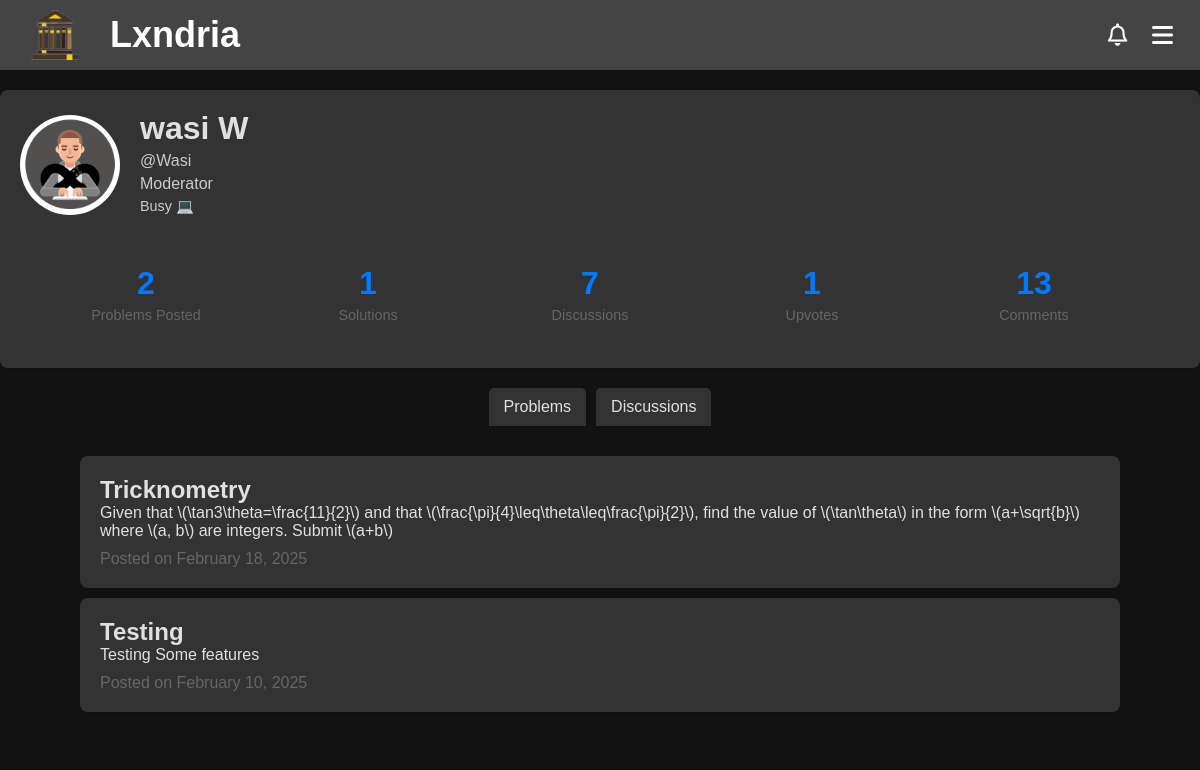
The page /account/Wasi (signed in) on the database its author committed.
### app/models.py (models this page shows, shortened)
class Profile(db.Model):
    __tablename__ = "profile"
    __table_args__ = {"extend_existing": True}
    username = db.Column(db.String(80), db.ForeignKey('user.username'), primary_key=True)  # Primary + Foreign Key
    user = db.relationship('User', backref=db.backref('profile', uselist=False, cascade="all, delete-orphan"))
    profile_pic = db.Column(db.String(255), default="/images/default-profile.jpg")
    bio = db.Column(db.Text, default="This user has not set a bio yet.")
    upvotes = db.Column(db.Integer, default=0)
    created_at = db.Column(db.DateTime, default=datetime.utcnow)
    updated_at = db.Column(db.DateTime, onupdate=datetime.utcnow)
    @property
    def problems_posted(self):
        return Problem.query.filter_by(author=self.username).count()
    @property
    def solutions(self):
        return Solutions.query.filter_by(username=self.username).count()
    @property
    def comments(self):
        return Comments.query.filter_by(username=self.username).count()
    @property
    def discussions(self):
        return Discussion.query.filter_by(author=self.username).count()
    @property
    def name(self):
        return self.user.name if self.user else None
    @property
    def is_moderator(self):
        return Moderators.query.filter_by(username=self.username).count() != 0

class User(db.Model, UserMixin): # create a User class to store user information
    __tablename__ = "user"
    __table_args__ = {"extend_existing": True}  # Allow modifications to the table
    id = db.Column(db.Integer, primary_key=True)
    username = db.Column(db.String(80), unique=True, nullable=False)
    name = db.Column(db.String(80), nullable=False)
    password_hash = db.Column(db.String(120), nullable=False)
    email = db.Column(db.String(120), unique=True, nullable=False)
    created_at = db.Column(db.DateTime, default=datetime.utcnow)
    updated_at = db.Column(db.DateTime, onupdate=datetime.utcnow)

class Problem(db.Model):
    __tablename__ = "problem"
    __table_args__ = {"extend_existing": True}
    id = db.Column(db.Integer, primary_key=True, autoincrement=True)
    title = db.Column(db.String(100), nullable=False)
    topic = db.Column(db.String(30), nullable=False)
    attempts = db.Column(db.Integer, default=0)
    solved = db.Column(db.Integer, default=0)
    created_at = db.Column(db.DateTime, default=datetime.utcnow)
    updated_at = db.Column(db.DateTime, onupdate=datetime.utcnow)
    views = db.Column(db.Integer, default=0)
    author = db.Column(db.String(80), db.ForeignKey('user.username'))
    user = db.relationship('User', backref=db.backref('problems', cascade="all, delete-orphan"))
    content = db.Column(db.Text, nullable=False)
    encrypted_answer = db.Column(db.Text, nullable=False)
    __table_args__ = (
        CheckConstraint("topic IN ('Algebra', 'Geometry', 'Number Theory', 'Calculus', 'Logic', 'Classical Mechanics', 'Electricity and Magnetism', 'Computer Science', 'Quantitative Finance', 'Chemistry', 'Probability')", name="valid_topic_check"),
    )
    @hybrid_property
    def flagged(self):
        return Flagged_Content.query.filter_by(parent_id='P' + str(self.id)).count() != 0
    @flagged.expression
    def flagged(cls):
        return db.session.query(Flagged_Content.id).filter(Flagged_Content.parent_id == db.func.concat('P', cls.id)).exists()
    @property
    def reducedContent(self):
        FullContent = self.content
        if len(FullContent) > 500:
            return FullContent[:500] + "..."
        return FullContent
    @hybrid_property
    def needs_solution(self):
        solutions = Solutions.query.filter_by(problem_id=self.id).count()
        if solutions == 0:
            return True
        return False

### app/routes/account.py (the view)
@account_bp.route('/account/<string:username>')
def view_account(username):
    if not current_user.is_authenticated:
        return redirect(url_for('routes.auth.login'))
    if not Profile.query.filter_by(username=username).first():
        return redirect(url_for('routes.account.account'))
    if username == current_user.username:
        return redirect(url_for('routes.account.account'))
    profile = Profile.query.filter_by(username=username).first()
    problems = Problem.query.filter_by(author=username, flagged=False).order_by(Problem.created_at.desc()).all()
    discussions = Discussion.query.filter_by(author=username, flagged=False).order_by(Discussion.created_at.desc()).all()
    return render_template('account.html', user=profile, problems=problems, stats=profile, discussions=discussions)

### app/models.py (called while the page is built)
    @hybrid_property
    def flagged(self):
        return Flagged_Content.query.filter_by(parent_id='D' + str(self.id)).count() != 0

    @flagged.expression
    def flagged(cls):
        return db.session.query(Flagged_Content.id).filter(Flagged_Content.parent_id == db.func.concat('D', cls.id)).exists()

    @property
    def reducedContent(self):
        FullContent = self.content
        if len(FullContent) > 500:
            return FullContent[:500] + "..."
        return FullContent

### app/routes/auth.py (called while the page is built)
@login_manager.user_loader
def load_user(user_id):
    return User.query.get(int(user_id))

### app/templates/account.html (shortened to what this page needs)
<!DOCTYPE html>
<html>
<head>
  {%include 'banner.html'%}
  <link rel="stylesheet" href="{{url_for('static', filename='css/profile.css')}}">
</head>
<body>
    <div class="profile-container">
        <div class="profile-main">
          <div class="profile-header">
            <img src="{{url_for('static', filename=user.profile_pic)}}" alt="Profile Picture" class="profile-pic">
            <div class="profile-info">
              <h1>{{user.name}}</h1>
              <p>@{{user.username}}</p>
              {% if user.is_moderator %}
              <p>Moderator</p>
              {% endif %}
              <p class="profile-bio">{{user.bio}}</p>
            </div>
          </div>
          <div class="profile-stats">
            <div class="stat-item">
                <div class="stat-number">{{stats.problems_posted}}</div>
                <div class="stat-text">Problems Posted</div>
            </div>
            <div class="stat-item">
                <div class="stat-number">{{stats.solutions}}</div>
                <div class="stat-text">Solutions</div>
              </div>
              <div class="stat-item">
                <div class="stat-number">{{stats.discussions}}</div>
                <div class="stat-text">Discussions</div>
              </div>
              <div class="stat-item">
                <div class="stat-number">{{stats.upvotes}}</div>
                <div class="stat-text">Upvotes</div>
              </div>
              <div class="stat-item">
                <div class="stat-number">{{stats.comments}}</div>
                <div class="stat-text">Comments</div>
              </div>
            </div>
        </div>
      </div>
      <div class="Tabs">
        <button class="tab" onclick="openTab(event, 'Problems')">Problems</button>
        <button class="tab" onclick="openTab(event, 'Discussions')">Discussions</button>
      </div>
      <div class="TabContent" display="block" id = "Problems" style="display: block;">
      {% for problem in problems %}
      {%if problem.flagged%}
      // Show the problem with a warning
      {% else %}
      <a href="/problem/{{problem.id}}">
        <div class="problem-post">
              <h2>{{problem.title}}</h2>
              <p>{{problem.reducedContent}}</p>
              <div class="date">Posted on {{problem.created_at.strftime('%B %d, %Y')}}</div>
        </div>
      </a>
      {% endif %}
      {% endfor %}
      </div>
</body>
</html>

### app/templates/banner.html (shortened to what this page needs)
<!DOCTYPE html>
<html>
<link rel="stylesheet" href="https://cdnjs.cloudflare.com/ajax/libs/font-awesome/6.4.2/css/all.min.css">
<link rel="stylesheet" href="{{url_for('static', filename='css/banner.css')}}">
<header class="banner">
    <div class="logo-container">
      <img src="{{url_for('static', filename='Images/logo.png')}}" alt="Logo" class="logo">
      <span class="site-name"><a href="/">Lxndria</span></div></a>
      <div class="menu-container">
        <button class="notif-button" onclick="toggleNotif()"><i class="far fa-bell"></i></button>
        <button class="menu-button" onclick="toggleMenu()"><i class="fas fa-bars"></i>
        </button>
    </div>
  </header>
</html>

### app/static/css/banner.css (style rules this page uses)
body, h1, p { margin: 0; padding: 0; text-decoration: none; color: inherit; font-family: Arial, sans-serif; box-sizing: border-box; background-color: #121212; color: #f1f1f1; ; }
a { text-decoration: none; color: inherit; }
.banner { display: flex; justify-content: space-between; align-items: center; padding: 10px 10px; background-color: #444; color: white; position: sticky; top: 0; z-index: 1000; }
.logo-container { display: flex; align-items: center; }
.logo { width: 50px; height: 50px; margin-left: 20px; margin-right: 30px; }
.site-name { font-size: 2.25rem; font-family: 'Gill Sans', 'Gill Sans MT', Calibri, 'Trebuchet MS', sans-serif; font-weight: bold; }
.menu-container { position: relative; display: flex; }
.menu-button { padding: 15px; margin-right: 10px; background-color: #444; color: white; border: none; cursor: pointer; border-radius: 50%; width: 35px; height: 35px; text-align: center; font-size: 1.5rem; line-height: 1; display: flex; justify-content: center; align-items: center; }
.notif-button { padding: 15px; margin-right: 10px; background-color: #444; color: white; border: none; cursor: pointer; border-radius: 50%; width: 35px; height: 35px; text-align: center; font-size: 1.4rem; line-height: 1; display: flex; justify-content: center; align-items: center; }

### app/static/css/profile.css (style rules this page uses)
body, h1, p { margin: 0; padding: 0; text-decoration: none; color: inherit; font-family: Arial, sans-serif; box-sizing: border-box; background-color: #121212; color: #f1f1f1; ; }
a { text-decoration: none; color: inherit; }
.profile-info h1, .profile-info p { font-family: 'Poppins', sans-serif; margin: 0; padding: 0; background-color: #333; color: #e0e0e0; }
.profile-container { display: flex; max-width: 1200px; margin: 20px auto; padding: 20px; background-color: #333; box-shadow: 0 2px 4px rgba(0, 0, 0, 0.1); border-radius: 8px; color: #e0e0e0; }
.profile-main { flex: 3; padding-right: 20px; }
.profile-header { display: flex; align-items: center; margin-bottom: 20px; }
.profile-pic { width: 100px; height: 100px; border-radius: 50%; object-fit: cover; margin-right: 20px; }
.profile-info h1 { font-size: 2rem; margin: 0; }
.profile-info p { margin: 5px 0; color: #e0e0e0e0; }
.profile-bio { margin-top: 10px; font-size: 0.9rem; color: #444; }
.profile-stats { display: flex; justify-content: space-between; margin-top: 20px; padding: 15px; background-color: #333; border-radius: 8px; }
.stat-item { text-align: center; flex: 1; padding: 10px; }
.stat-number { font-size: 2rem; font-weight: 600; color: #007bff; margin-bottom: 5px; }
.stat-text { font-size: 0.9rem; color: #666; }
.problem-post, .discussion-post { max-width: 1000px; margin: 10px auto; padding: 20px; background-color: #333; box-shadow: 0 2px 4px rgba(0, 0, 0, 0.1); border-radius: 8px; color: #e0e0e0; }
.problem-post h2, .discussion-post h2 { margin: 0; padding: 0; background-color: #333; color: #e0e0e0; }
.problem-post p, .discussion-post p { background-color: #333; color: #e0e0e0; }
.problem-post .date { margin-top: 10px; color: #666; }
.Tabs { display: flex; justify-content: center; margin-bottom: 0px; }
.Tabs button { background-color: #333; color: #e0e0e0; border: none; padding: 10px 15px; cursor: pointer; font-size: 1rem; border-radius: 5px 5px 0 0; transition: background-color 0.3s; }
.Tabs button:not(:last-child) { margin-right: 10px; }
.TabContent { display: none; padding: 20px; background-color: #121212; border-radius: 0 0 5px 5px; }

### rows shown on the page
Profile: profile_pic (picture), username "Wasi", bio "Busy 💻", upvotes "1"
User: name "wasi W"
Problem: title "Tricknometry", reducedContent "Given that \\(\\tan3\\theta=\\frac{11}{2}\\) and that \\(\\frac{\\pi}{4}\\leq\\theta\\leq\\frac{\\pi}{2}\\), find the value of \\(\\tan\\theta\\) in the form \\(a+\\sqrt{b}\\) where \\(a, b\\) are integers. Submit \\(a+b\\)", created_at "February 18, 2025"
Problem: title "Testing", reducedContent "Testing Some features", created_at "February 10, 2025"

### other values the page prints
{{ stats.problems_posted }} "2"
{{ stats.solutions }} "1"
{{ stats.discussions }} "7"
{{ stats.comments }} "13"
